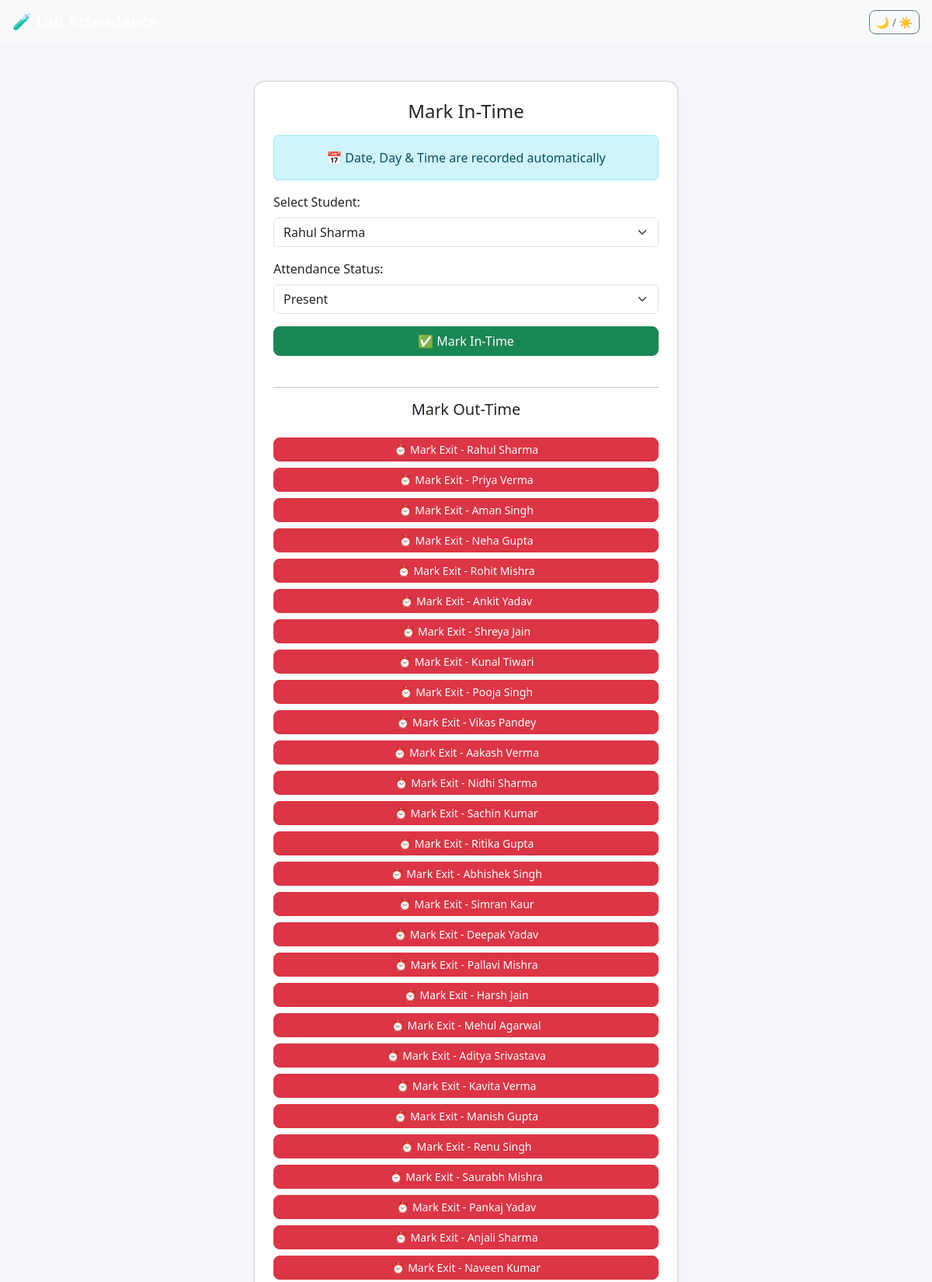
The app's page /attendance (upper part) with its own data.
### tables this page shows
CREATE TABLE students(
        id INTEGER PRIMARY KEY AUTOINCREMENT,
        name TEXT NOT NULL,
        student_id TEXT,
        email TEXT,
        role TEXT,
        department TEXT
    );

### app.py (the view, shortened to what this page needs)
@app.route("/attendance", methods=["GET", "POST"])
def student_attendance():
    conn = get_db()
    students = conn.execute("SELECT * FROM students").fetchall()
    message = None
    error = None
    conn.close()
    return render_template(
        "student_attendance.html",
        students=students,
        message=message,
        error=error
    )

### app.py (called while the page is built)
def get_db():
    conn = sqlite3.connect(DB_PATH)
    conn.row_factory = sqlite3.Row
    return conn

### templates/student_attendance.html (shortened to what this page needs)
<!DOCTYPE html>
<html lang="en">
<head>
    <link href="https://cdn.jsdelivr.net/npm/bootstrap@5.3.2/dist/css/bootstrap.min.css" rel="stylesheet">
    <link rel="stylesheet" href="{{ url_for('static', filename='css/style.css') }}">
</head>
<body>
<nav class="navbar navbar-light bg-light px-3">
    <span class="navbar-brand">🧪 Lab Attendance</span>
    <button class="btn btn-outline-secondary btn-sm" onclick="toggleDarkMode()">🌙 / ☀️</button>
</nav>
<div class="container mt-5">
    <div class="row justify-content-center">
        <div class="col-md-6">
            <div class="card p-4 shadow-sm">
                <h4 class="text-center mb-3">Mark In-Time</h4>
                <div class="alert alert-info text-center">
                    📅 Date, Day & Time are recorded automatically
                </div>
                <form method="POST" class="mb-4">
                    <div class="mb-3">
                        <label for="student_id" class="form-label">Select Student:</label>
                        <select name="student_id" id="student_id" class="form-select" required>
                            {% for student in students %}
                                <option value="{{ student.id }}">
                                    {{ student.name }}{% if student.roll_no %} ({{ student.roll_no }}){% endif %}
                                </option>
                            {% endfor %}
                        </select>
                    </div>
                    <div class="mb-3">
                        <label for="status" class="form-label">Attendance Status:</label>
                        <select name="status" id="status" class="form-select" required>
                            <option value="Present">Present</option>
                        </select>
                    </div>
                    <button type="submit" class="btn btn-success w-100">✅ Mark In-Time</button>
                </form>
                <hr>
                <h5 class="text-center mb-3">Mark Out-Time</h5>
{% for student in students %}
    <form action="/admin-mark-exit/{{ student.id }}" method="POST">
        <button type="submit" class="btn btn-danger btn-sm w-100 mt-2">
            ⏰ Mark Exit - {{ student.name }}
        </button>
    </form>
{% endfor %}
            </div>
        </div>
    </div>
</div>
</body>
</html>

### static/css/style.css (style rules this page uses)
body { background: #f4f6f9; font-family: "Segoe UI", sans-serif; transition: background 0.3s ease, color 0.3s ease; }
.navbar { background: #0d6efd; }
.navbar-brand { color: #fff !important; font-weight: bold; }
.card { border-radius: 14px; box-shadow: 0 6px 15px rgba(0, 0, 0, 0.08); background: #ffffff; transition: background 0.3s ease, color 0.3s ease; }
.btn { border-radius: 8px; transition: 0.2s ease; }

### records on screen
students: name "Rahul Sharma"
students: name "Priya Verma"
students: name "Aman Singh"
students: name "Neha Gupta"
students: name "Rohit Mishra"
students: name "Ankit Yadav"
students: name "Shreya Jain"
students: name "Kunal Tiwari"
students: name "Pooja Singh"
students: name "Vikas Pandey"
students: name "Aakash Verma"
students: name "Nidhi Sharma"
students: name "Sachin Kumar"
students: name "Ritika Gupta"
students: name "Abhishek Singh"
students: name "Simran Kaur"
students: name "Deepak Yadav"
students: name "Pallavi Mishra"
students: name "Harsh Jain"
students: name "Mehul Agarwal"
students: name "Aditya Srivastava"
students: name "Kavita Verma"
students: name "Manish Gupta"
students: name "Renu Singh"
students: name "Saurabh Mishra"
students: name "Pankaj Yadav"
students: name "Anjali Sharma"
students: name "Naveen Kumar"

### other values on screen
form field student_id "Rahul Sharma"
